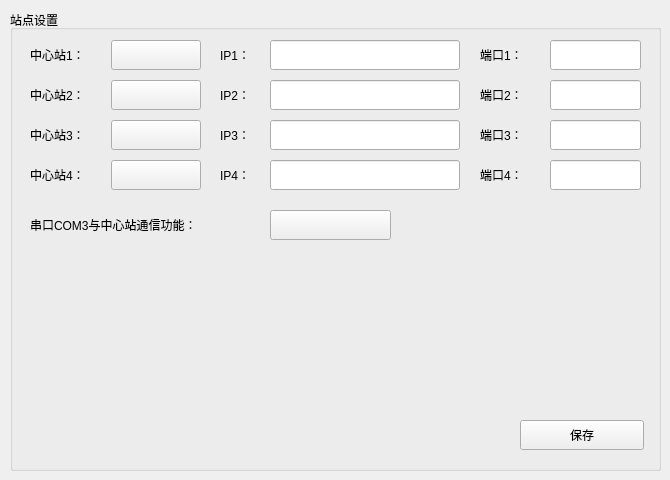
    <widget class="QWidget" name="page_4">
     <widget class="QGroupBox" name="gbox_site">
      <property name="geometry">
       <rect>
        <x>10</x>
        <y>10</y>
        <width>651</width>
        <height>461</height>
       </rect>
      </property>
      <property name="styleSheet">
       <string notr="true"/>
      </property>
      <property name="title">
       <string>站点设置</string>
      </property>
      <widget class="QLabel" name="label_47">
       <property name="geometry">
        <rect>
         <x>20</x>
         <y>30</y>
         <width>90</width>
         <height>30</height>
        </rect>
       </property>
       <property name="text">
        <string>中心站1：</string>
       </property>
      </widget>
      <widget class="QLabel" name="label_53">
       <property name="geometry">
        <rect>
         <x>20</x>
         <y>70</y>
         <width>90</width>
         <height>30</height>
        </rect>
       </property>
       <property name="text">
        <string>中心站2：</string>
       </property>
      </widget>
      <widget class="QLabel" name="label_54">
       <property name="geometry">
        <rect>
         <x>20</x>
         <y>110</y>
         <width>90</width>
         <height>30</height>
        </rect>
       </property>
       <property name="text">
        <string>中心站3：</string>
       </property>
      </widget>
      <widget class="QLabel" name="label_55">
       <property name="geometry">
        <rect>
         <x>20</x>
         <y>150</y>
         <width>90</width>
         <height>30</height>
        </rect>
       </property>
       <property name="text">
        <string>中心站4：</string>
       </property>
      </widget>
      <widget class="mySwitchButton" name="btn_server1Open">
       <property name="geometry">
        <rect>
         <x>101</x>
         <y>30</y>
         <width>90</width>
         <height>30</height>
        </rect>
       </property>
       <property name="text">
        <string/>
       </property>
       <property name="autoDefault">
        <bool>true</bool>
       </property>
      </widget>
      <widget class="mySwitchButton" name="btn_server2Open">
       <property name="geometry">
        <rect>
         <x>101</x>
         <y>70</y>
         <width>90</width>
         <height>30</height>
        </rect>
       </property>
       <property name="text">
        <string/>
       </property>
       <property name="autoDefault">
        <bool>true</bool>
       </property>
      </widget>
      <widget class="mySwitchButton" name="btn_server3Open">
       <property name="geometry">
        <rect>
         <x>101</x>
         <y>110</y>
         <width>90</width>
         <height>30</height>
        </rect>
       </property>
       <property name="text">
        <string/>
       </property>
       <property name="autoDefault">
        <bool>true</bool>
       </property>
      </widget>
      <widget class="mySwitchButton" name="btn_server4Open">
       <property name="geometry">
        <rect>
         <x>101</x>
         <y>150</y>
         <width>90</width>
         <height>30</height>
        </rect>
       </property>
       <property name="text">
        <string/>
       </property>
       <property name="autoDefault">
        <bool>true</bool>
       </property>
      </widget>
      <widget class="QLabel" name="label_56">
       <property name="geometry">
        <rect>
         <x>210</x>
         <y>30</y>
         <width>50</width>
         <height>30</height>
        </rect>
       </property>
       <property name="text">
        <string>IP1：</string>
       </property>
      </widget>
      <widget class="QLabel" name="label_57">
       <property name="geometry">
        <rect>
         <x>210</x>
         <y>70</y>
         <width>50</width>
         <height>30</height>
        </rect>
       </property>
       <property name="text">
        <string>IP2：</string>
       </property>
      </widget>
      <widget class="QLabel" name="label_58">
       <property name="geometry">
        <rect>
         <x>210</x>
         <y>110</y>
         <width>50</width>
         <height>30</height>
        </rect>
       </property>
       <property name="text">
        <string>IP3：</string>
       </property>
      </widget>
      <widget class="QLabel" name="label_59">
       <property name="geometry">
        <rect>
         <x>210</x>
         <y>150</y>
         <width>50</width>
         <height>30</height>
        </rect>
       </property>
       <property name="text">
        <string>IP4：</string>
       </property>
      </widget>
      <widget class="QLabel" name="label_60">
       <property name="geometry">
        <rect>
         <x>470</x>
         <y>30</y>
         <width>60</width>
         <height>30</height>
        </rect>
       </property>
       <property name="text">
        <string>端口1：</string>
       </property>
      </widget>
      <widget class="QLabel" name="label_61">
       <property name="geometry">
        <rect>
         <x>470</x>
         <y>70</y>
         <width>60</width>
         <height>30</height>
        </rect>
       </property>
       <property name="text">
        <string>端口2：</string>
       </property>
      </widget>
      <widget class="QLabel" name="label_62">
       <property name="geometry">
        <rect>
         <x>470</x>
         <y>110</y>
         <width>60</width>
         <height>30</height>
        </rect>
       </property>
       <property name="text">
        <string>端口3：</string>
       </property>
      </widget>
      <widget class="QLabel" name="label_63">
       <property name="geometry">
        <rect>
         <x>470</x>
         <y>150</y>
         <width>60</width>
         <height>30</height>
        </rect>
       </property>
       <property name="text">
        <string>端口4：</string>
       </property>
      </widget>
      <widget class="QLineEdit" name="txtIP1">
       <property name="geometry">
        <rect>
         <x>260</x>
         <y>30</y>
         <width>190</width>
         <height>30</height>
        </rect>
       </property>
      </widget>
      <widget class="QLineEdit" name="txtIP2">
       <property name="geometry">
        <rect>
         <x>260</x>
         <y>70</y>
         <width>190</width>
         <height>30</height>
        </rect>
       </property>
      </widget>
      <widget class="QLineEdit" name="txtIP3">
       <property name="geometry">
        <rect>
         <x>260</x>
         <y>110</y>
         <width>190</width>
         <height>30</height>
        </rect>
       </property>
      </widget>
      <widget class="QLineEdit" name="txtIP4">
       <property name="geometry">
        <rect>
         <x>260</x>
         <y>150</y>
         <width>190</width>
         <height>30</height>
        </rect>
       </property>
      </widget>
      <widget class="QLineEdit" name="txtPort1">
       <property name="geometry">
        <rect>
         <x>540</x>
         <y>30</y>
         <width>91</width>
         <height>30</height>
        </rect>
       </property>
      </widget>
      <widget class="QLineEdit" name="txtPort2">
       <property name="geometry">
        <rect>
         <x>540</x>
         <y>70</y>
         <width>91</width>
         <height>30</height>
        </rect>
       </property>
      </widget>
      <widget class="QLineEdit" name="txtPort3">
       <property name="geometry">
        <rect>
         <x>540</x>
         <y>110</y>
         <width>91</width>
         <height>30</height>
        </rect>
       </property>
      </widget>
      <widget class="QLineEdit" name="txtPort4">
       <property name="geometry">
        <rect>
         <x>540</x>
         <y>150</y>
         <width>91</width>
         <height>30</height>
        </rect>
       </property>
      </widget>
      <widget class="QLabel" name="label_43">
       <property name="geometry">
        <rect>
         <x>20</x>
         <y>200</y>
         <width>251</width>
         <height>30</height>
        </rect>
       </property>
       <property name="text">
        <string>串口COM3与中心站通信功能：</string>
       </property>
      </widget>
      <widget class="mySwitchButton" name="btn_com3ToServerOpen">
       <property name="geometry">
        <rect>
         <x>260</x>
         <y>200</y>
         <width>121</width>
         <height>30</height>
        </rect>
       </property>
       <property name="text">
        <string/>
       </property>
      </widget>
      <widget class="QPushButton" name="btn_SaveSite">
       <property name="geometry">
        <rect>
         <x>510</x>
         <y>410</y>
         <width>124</width>
         <height>30</height>
        </rect>
       </property>
       <property name="text">
        <string>保存</string>
       </property>
       <property name="iconSize">
        <size>
         <width>120</width>
         <height>40</height>
        </size>
       </property>
      </widget>
     </widget>
    </widget>
